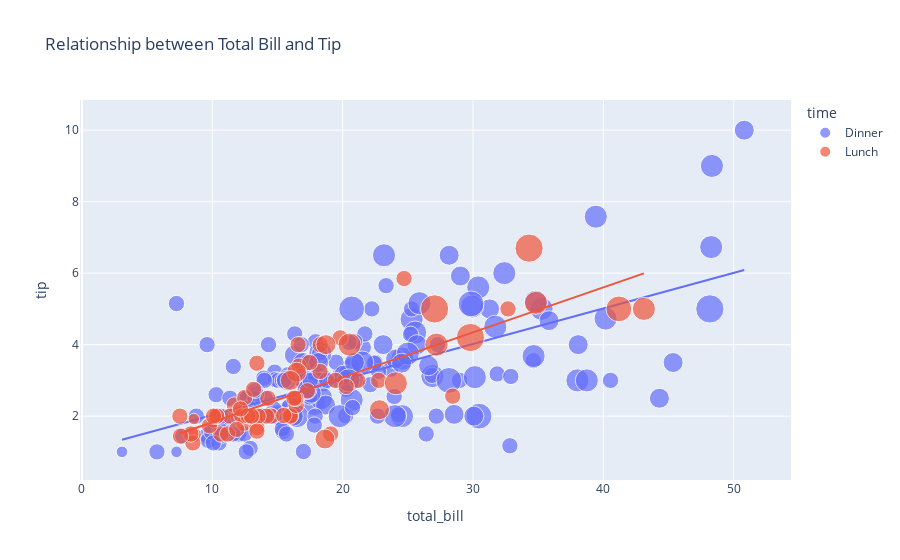

This figure's notebook cell:
### Markdown cell above
### **Data Relationship Report**

### Code cell
# Creating correlation matrix

numerical_cols = ["total_bill", "tip", "size", "tip_percent"]
correlation_matrix = tips[numerical_cols].corr()

# Plot correlation matrix

plt.figure(figsize = (10, 5))
sns.heatmap(correlation_matrix, annot = True, cmap = "coolwarm", center = 0)
plt.title("Correlation Matrix of Numerical Variables")
plt.show()

# Create scatter plot with regession line using plotly

fig = px.scatter(tips, x = "total_bill", y = "tip", 
                 color = "time", size = "size", 
                 trendline = "ols",
                 title = "Relationship between Total Bill and Tip")

plt.tight_layout()
fig.show()

# Perform regression analysis

X = tips["total_bill"]
y = tips["tip"]
X = sm.add_constant(X)
model = sm.OLS(y, X).fit()
print("\nRegression Analysis Summary:")
print(model.summary().tables[1])

### Figure 1 — Plotly figure (JSON) as saved in the notebook; plotly's stock layout.template omitted (floating-point values rounded to 4 significant figures; data arrays with more than 128 entries replaced by an {"elided": "..."} marker saying what was removed)
{"data": [{"hovertemplate": "time=Dinner<br>total_bill=%{x}<br>tip=%{y}<br>size=%{marker.size}<extra></extra>", "legendgroup": "Dinner", "marker": {"color": "#636efa", "size": {"elided": "176 int values"}, "sizemode": "area", "sizeref": 0.015, "symbol": "circle"}, "mode": "markers", "name": "Dinner", "orientation": "v", "showlegend": true, "type": "scatter", "x": {"elided": "176 float values"}, "xaxis": "x", "y": {"elided": "176 float values"}, "yaxis": "y"}, {"hovertemplate": "<b>OLS trendline</b><br>tip = 0.0994262 * total_bill + 1.03489<br>R<sup>2</sup>=0.400526<br><br>time=Dinner<br>total_bill=%{x}<br>tip=%{y} <b>(trend)</b><extra></extra>", "legendgroup": "Dinner", "marker": {"color": "#636efa", "symbol": "circle"}, "mode": "lines", "name": "Dinner", "showlegend": false, "type": "scatter", "x": {"elided": "176 float values"}, "xaxis": "x", "y": {"elided": "176 float values"}, "yaxis": "y"}, {"hovertemplate": "time=Lunch<br>total_bill=%{x}<br>tip=%{y}<br>size=%{marker.size}<extra></extra>", "legendgroup": "Lunch", "marker": {"color": "#EF553B", "size": [4, 2, 2, 2, 2, 1, 2, 2, 4, 2, 2, 2, 2, 2, 2, 4, 2, 2, 2, 2, 2, 6, 2, 2, 2, 3, 2, 2, 2, 2, 2, 2, 2, 2, 2, 2, 2, 6, 5, 6, 2, 2, 3, 2, 2, 2, 2, 2, 2, 2, 2, 2, 4, 2, 2, 3, 2, 2, 2, 4, 3, 2, 2, 1, 3, 2, 2, 2], "sizemode": "area", "sizeref": 0.015, "symbol": "circle"}, "mode": "markers", "name": "Lunch", "orientation": "v", "showlegend": true, "type": "scatter", "x": [27.2, 22.76, 17.29, 19.44, 16.66, 10.07, 32.68, 15.98, 34.83, 13.03, 18.28, 24.71, 21.16, 10.65, 12.43, 24.08, 11.69, 13.42, 14.26, 15.95, 12.48, 29.8, 8.52, 14.52, 11.38, 22.82, 19.08, 20.27, 11.17, 12.26, 18.26, 8.51, 10.33, 14.15, 16.0, 13.16, 17.47, 34.3, 41.19, 27.05, 16.43, 8.35, 18.64, 11.87, 9.78, 7.51, 19.81, 28.44, 15.48, 16.58, 7.56, 10.34, 43.11, 13.0, 13.51, 18.71, 12.74, 13.0, 16.4, 20.53, 16.47, 12.16, 13.42, 8.58, 15.98, 13.42, 16.27, 10.09], "xaxis": "x", "y": [4.0, 3.0, 2.71, 3.0, 3.4, 1.83, 5.0, 2.03, 5.17, 2.0, 4.0, 5.85, 3.0, 1.5, 1.8, 2.92, 2.31, 1.68, 2.5, 2.0, 2.52, 4.2, 1.48, 2.0, 2.0, 2.18, 1.5, 2.83, 1.5, 2.0, 3.25, 1.25, 2.0, 2.0, 2.0, 2.75, 3.5, 6.7, 5.0, 5.0, 2.3, 1.5, 1.36, 1.63, 1.73, 2.0, 4.19, 2.56, 2.02, 4.0, 1.44, 2.0, 5.0, 2.0, 2.0, 4.0, 2.01, 2.0, 2.5, 4.0, 3.23, 2.2, 3.48, 1.92, 3.0, 1.58, 2.5, 2.0], "yaxis": "y"}, {"hovertemplate": "<b>OLS trendline</b><br>tip = 0.125853 * total_bill + 0.567362<br>R<sup>2</sup>=0.648708<br><br>time=Lunch<br>total_bill=%{x}<br>tip=%{y} <b>(trend)</b><extra></extra>", "legendgroup": "Lunch", "marker": {"color": "#EF553B", "symbol": "circle"}, "mode": "lines", "name": "Lunch", "showlegend": false, "type": "scatter", "x": [7.51, 7.56, 8.35, 8.51, 8.52, 8.58, 9.78, 10.07, 10.09, 10.33, 10.34, 10.65, 11.17, 11.38, 11.69, 11.87, 12.16, 12.26, 12.43, 12.48, 12.74, 13.0, 13.0, 13.03, 13.16, 13.42, 13.42, 13.42, 13.51, 14.15, 14.26, 14.52, 15.48, 15.95, 15.98, 15.98, 16.0, 16.27, 16.4, 16.43, 16.47, 16.58, 16.66, 17.29, 17.47, 18.26, 18.28, 18.64, 18.71, 19.08, 19.44, 19.81, 20.27, 20.53, 21.16, 22.76, 22.82, 24.08, 24.71, 27.05, 27.2, 28.44, 29.8, 32.68, 34.3, 34.83, 41.19, 43.11], "xaxis": "x", "y": [1.513, 1.519, 1.618, 1.638, 1.64, 1.647, 1.798, 1.835, 1.837, 1.867, 1.869, 1.908, 1.973, 2.0, 2.039, 2.061, 2.098, 2.11, 2.132, 2.138, 2.171, 2.203, 2.203, 2.207, 2.224, 2.256, 2.256, 2.256, 2.268, 2.348, 2.362, 2.395, 2.516, 2.575, 2.578, 2.578, 2.581, 2.615, 2.631, 2.635, 2.64, 2.654, 2.664, 2.743, 2.766, 2.865, 2.868, 2.913, 2.922, 2.969, 3.014, 3.061, 3.118, 3.151, 3.23, 3.432, 3.439, 3.598, 3.677, 3.972, 3.991, 4.147, 4.318, 4.68, 4.884, 4.951, 5.751, 5.993], "yaxis": "y"}], "layout": {"legend": {"itemsizing": "constant", "title": {"text": "time"}, "tracegroupgap": 0}, "title": {"text": "Relationship between Total Bill and Tip"}, "xaxis": {"anchor": "y", "domain": [0, 1], "title": {"text": "total_bill"}}, "yaxis": {"anchor": "x", "domain": [0, 1], "title": {"text": "tip"}}}}
